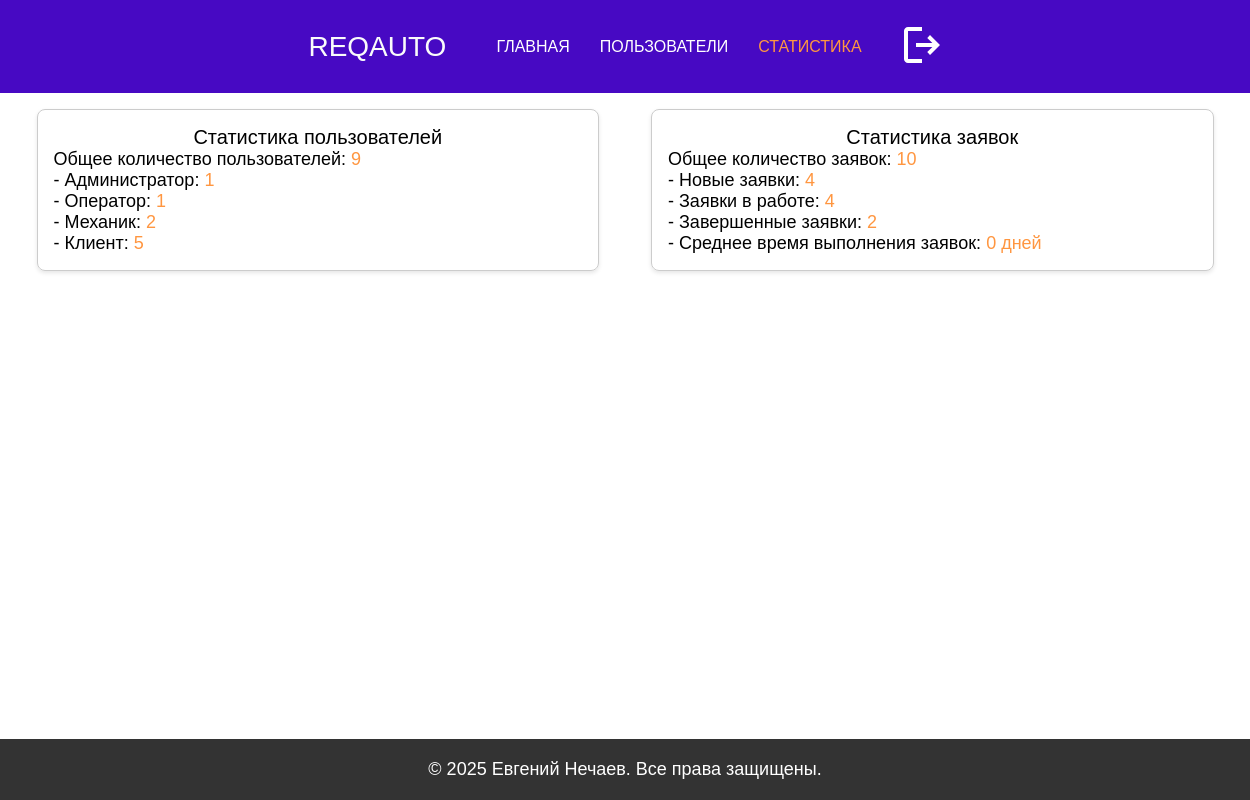
/admin_statistics (signed in), run on the app's committed database.
### models.py (models this page shows)
class Role(db.Model):
    __tablename__ = 'Role'
    ID = db.Column(db.Integer, primary_key=True)
    roleName = db.Column(db.String(50))

### app.py (the view)
@app.route('/admin_statistics')
def admin_statistics():
    if 'user_id' not in session:
        return redirect(url_for('auth'))
    user_id = session['user_id']
    user = User.query.get(user_id)
    if user.roleID != 1:
        return redirect(url_for('auth'))
    total_users = User.query.count()
    roles = Role.query.all()
    users_by_role = {role.roleName: User.query.filter_by(
        roleID=role.ID).count() for role in roles}
    total_requests = RepairRequest.query.count()
    new_requests = RepairRequest.query.filter_by(statusID=1).count()
    in_progress_requests = RepairRequest.query.filter_by(statusID=2).count()
    completed_requests = RepairRequest.query.filter_by(statusID=3).count()
    avg_completion_time = calculate_average_completion_time()
    requests_by_hour = calculate_requests_by_hour()
    return render_template('admin_statistics.html',
                           total_users=total_users,
                           users_by_role=users_by_role,
                           total_requests=total_requests,
                           new_requests=new_requests,
                           in_progress_requests=in_progress_requests,
                           completed_requests=completed_requests,
                           avg_completion_time=avg_completion_time,
                           requests_by_hour=requests_by_hour)

### app.py (called while the page is built)
def calculate_average_completion_time():
    completed_requests = RepairRequest.query.filter(
        RepairRequest.completed_at.isnot(None)).all()
    total_time = timedelta()
    for request in completed_requests:
        if request.created_at and request.completed_at:
            total_time += request.completed_at - request.created_at
    if len(completed_requests) > 0:
        avg_time = total_time / len(completed_requests)
        return avg_time.days
    return 0

def calculate_requests_by_hour():
    requests_by_hour = db.session.query(
        func.strftime('%H', RepairRequest.created_at).label('hour'),
        func.count(RepairRequest.ID).label('count')
    ).group_by(func.strftime('%H', RepairRequest.created_at)).all()
    requests_by_hour_list = [
        {"hour": int(hour), "count": count} for hour, count in requests_by_hour]
    return requests_by_hour_list

### templates/admin_statistics.html (shortened to what this page needs)
<!DOCTYPE html>
<html lang="en">
  <head>
    <link rel="stylesheet" href="/static/styles.css" />
    <link rel="stylesheet" href="/static/admin.css" />
  </head>
  <body>
    <header>
      <div class="logo">ReqAuto</div>
      <nav>
        <ul>
          <li><a href="{{ url_for('index') }}">Главная</a></li>
          <li><a href="{{ url_for('admin_dashboard') }}">Пользователи</a></li>
          <li>
            <a href="{{ url_for('admin_statistics') }}" class="active"
              >Статистика</a
            >
          </li>
          <li>
            <form
              action="{{ url_for('logout') }}"
              method="post"
              class="logout-form"
            >
              <button type="submit" class="logout-button">
                <svg
                  xmlns="http://www.w3.org/2000/svg"
                  width="24"
                  height="24"
                  viewBox="0 0 24 24"
                >
                  <path
                    fill="#ffffff"
                    d="M5 21q-.825 0-1.412-.587T3 19V5q0-.825.588-1.412T5 3h7v2H5v14h7v2zm11-4l-1.375-1.45l2.55-2.55H9v-2h8.175l-2.55-2.55L16 7l5 5z"
                  />
                </svg>
              </button>
            </form>
          </li>
        </ul>
      </nav>
    </header>
    <main>
      <section class="statistics-section h3">
        <div class="statistics-card card">
          <p class="h2">Статистика пользователей</p>
          <p>
            Общее количество пользователей:
            <span class="light-text">{{ total_users }}</span>
          </p>
          {% for role, count in users_by_role.items() %}
          <p>- {{ role }}: <span class="light-text">{{ count }}</span></p>
          {% endfor %}
        </div>
        <div class="statistics-card card">
          <p class="h2">Статистика заявок</p>
          <p>
            Общее количество заявок:
            <span class="light-text">{{ total_requests }}</span>
          </p>
          <p>
            - Новые заявки: <span class="light-text">{{ new_requests }}</span>
          </p>
          <p>
            - Заявки в работе:
            <span class="light-text">{{ in_progress_requests }}</span>
          </p>
          <p>
            - Завершенные заявки:
            <span class="light-text">{{ completed_requests }}</span>
          </p>
          <p>
            - Среднее время выполнения заявок:
            <span
              class="light-text"
              id="avgCompletionTime"
              data-time="{{ avg_completion_time }}"
            ></span>
          </p>
        </div>
      </section>
    </main>
    <footer class="site-footer">
      <p class="h3">&copy; 2025 Евгений Нечаев. Все права защищены.</p>
    </footer>
  </body>
</html>

### static/styles.css (style rules this page uses)
html { scroll-behavior: smooth; overflow-x: hidden; }
html, body { display: flex; flex-direction: column; }
html, body, p { margin: 0; padding: 0; }
body { min-height: 100vh; }
main { flex: 1; }
.h2 { text-transform: initial; font-family: "Rubik", sans-serif; font-weight: 100; font-size: 20px; }
.h3 { text-transform: initial; font-family: "Rubik", sans-serif; font-weight: 100; font-size: 18px; }
header { margin: 0; padding: 20px; background-color: #4709c3; width: 100%; position: sticky; display: flex; justify-content: center; top: 0; z-index: 100; }
.logo { display: flex; font-family: "Montserrat", sans-serif; font-weight: 100; text-transform: uppercase; margin-right: 50px; font-size: 28px; color: #fafbfb; align-items: center; }
nav ul { list-style: none; padding-left: 0; display: flex; justify-content: center; }
nav a { text-decoration: none; color: #fff; display: flex; justify-content: center; }
nav li { display: inline; font-family: "Montserrat", sans-serif; font-weight: 100; text-transform: uppercase; margin: 0 30px 0 0; font-size: 16px; display: flex; justify-content: center; align-items: center; }
.active { color: #ff9640; }
.light-text { color: #ff9640; }
.card { border: 1px solid #ccc; border-radius: 8px; padding: 16px; margin: 16px; box-shadow: 0 2px 4px rgba(0, 0, 0, 0.1); transition: transform 0.2s; }
.logout-button { background: none; border: none; cursor: pointer; }
.logout-button svg { width: 48px; height: 48px; }
.site-footer { background-color: #333; color: #fff; text-align: center; padding: 20px 0; width: 100%; }

### static/admin.css (style rules this page uses)
nav ul { list-style: none; padding-left: 0; display: flex; justify-content: center; margin: 0; }
.statistics-section { display: flex; flex-wrap: wrap; gap: 20px; justify-content: center; }
.statistics-card { flex: 1 1 45%; box-sizing: border-box; max-width: 45%; }
.statistics-card .h2, .statistics-card .h3 { text-align: center; }
.statistics-card p { height: auto; }

### data on the page
Role: roleName "Администратор", ID "1"
Role: roleName "Оператор", count "1"
Role: roleName "Механик", count "2"
Role: roleName "Клиент", count "5"

### other printed values
{{ total_users }} "9"
{{ total_requests }} "10"
{{ new_requests }} "4"
{{ in_progress_requests }} "4"
{{ completed_requests }} "2"
